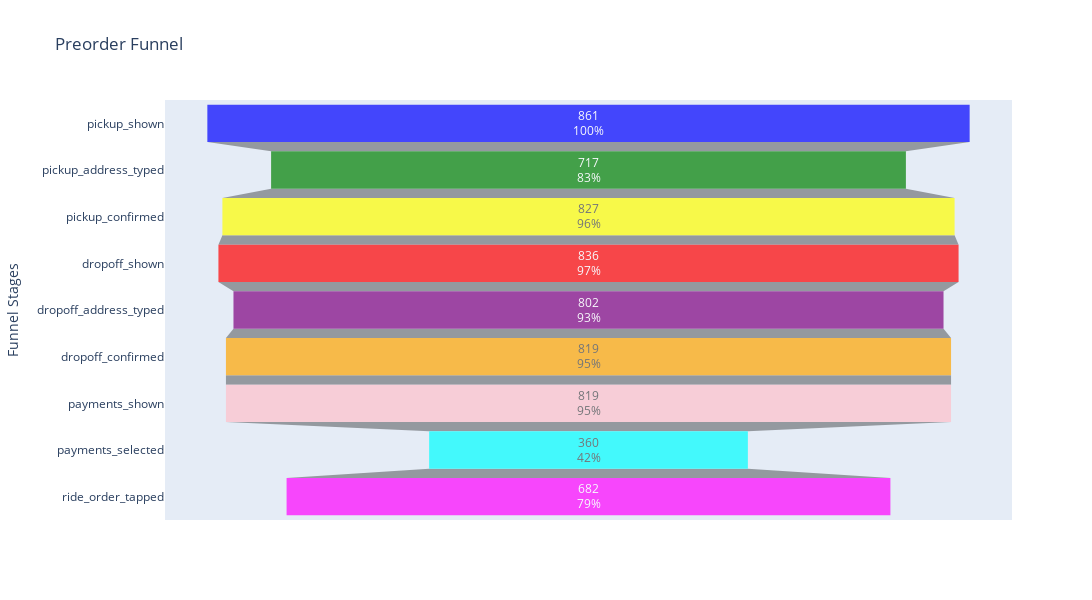

Notebook cell for this chart:
### Code cell
import pandas as pd
import plotly.graph_objs as go

# Assuming you have loaded your data into a DataFrame named 'df'
funnel_stages = {
    "pickup_shown": df[df['event_name'] == 'pickup_shown']['device_id'].nunique(),
    "pickup_address_typed": df[df['event_name'] == 'pickup_address_typed']['device_id'].nunique(),
    "pickup_confirmed": df[df['event_name'] == 'pickup_confirmed']['device_id'].nunique(),
    "dropoff_shown": df[df['event_name'] == 'dropoff_shown']['device_id'].nunique(),
    "dropoff_address_typed": df[df['event_name'] == 'dropoff_address_typed']['device_id'].nunique(),
    "dropoff_confirmed": df[df['event_name'] == 'dropoff_confirmed']['device_id'].nunique(),
    "payments_shown": df[df['event_name'] == 'payments_shown']['device_id'].nunique(),
    "payments_selected": df[df['event_name'] == 'payments_selected']['device_id'].nunique(),
    "ride_order_tapped": df[df['event_name'] == 'ride_order_tapped']['device_id'].nunique()
}

# Calculate the percentages relative to the initial stage
initial_stage_count = funnel_stages["pickup_shown"]
percentage = {stage: (count / initial_stage_count) * 100 for stage, count in funnel_stages.items()}

# Create a funnel chart
fig = go.Figure(go.Funnel(
    y=list(funnel_stages.keys()),
    x=list(funnel_stages.values()),
    textinfo="value+percent initial",
    text=list(funnel_stages.values()),
    opacity=0.7,
    marker={"color": ['blue', 'green', 'yellow', 'red', 'purple', 'orange', 'pink', 'cyan', 'magenta']}
))

fig.update_layout(
    title="Preorder Funnel",
    xaxis_title="Number of Sessions",
    yaxis_title="Funnel Stages",
)
fig.update_layout(height=600, width=1500)

fig.show()

### Figure 1 — Plotly figure (JSON) as saved in the notebook; plotly's stock layout.template omitted (floating-point values rounded to 4 significant figures)
{"data": [{"marker": {"color": ["blue", "green", "yellow", "red", "purple", "orange", "pink", "cyan", "magenta"]}, "opacity": 0.7, "text": ["861", "717", "827", "836", "802", "819", "819", "360", "682"], "textinfo": "value+percent initial", "type": "funnel", "x": [861, 717, 827, 836, 802, 819, 819, 360, 682], "y": ["pickup_shown", "pickup_address_typed", "pickup_confirmed", "dropoff_shown", "dropoff_address_typed", "dropoff_confirmed", "payments_shown", "payments_selected", "ride_order_tapped"]}], "layout": {"height": 600, "title": {"text": "Preorder Funnel"}, "width": 1500, "xaxis": {"title": {"text": "Number of Sessions"}}, "yaxis": {"title": {"text": "Funnel Stages"}}}}
